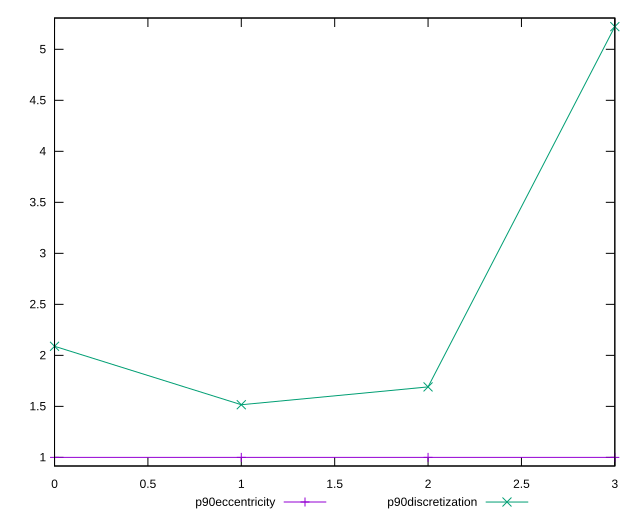

Write the gnuplot code that produced this figure.
reset

$p90Eccentricity <<EOF
0 0.9999999999999999
1 1.0000000000000002
2 0.9999999999999999
3 0.9999999999999978
EOF

$p90Discretization <<EOF
0 2.088888888888889
1 1.5161290322580645
2 1.690909090909091
3 5.222222222222222
EOF

set key outside below
set xrange [0:3]
set yrange [0.9155555555555532:5.306666666666667]
set trange [0.9155555555555532:5.306666666666667]
set terminal svg size 640, 520 enhanced background rgb 'white'
set output "report/report_00029_2021-02-24T13-36-40.390Z/uses-http2/progression/eccentricity.svg"

plot $p90Eccentricity title "p90eccentricity" with linespoints, \
     $p90Discretization title "p90discretization" with linespoints

reset
